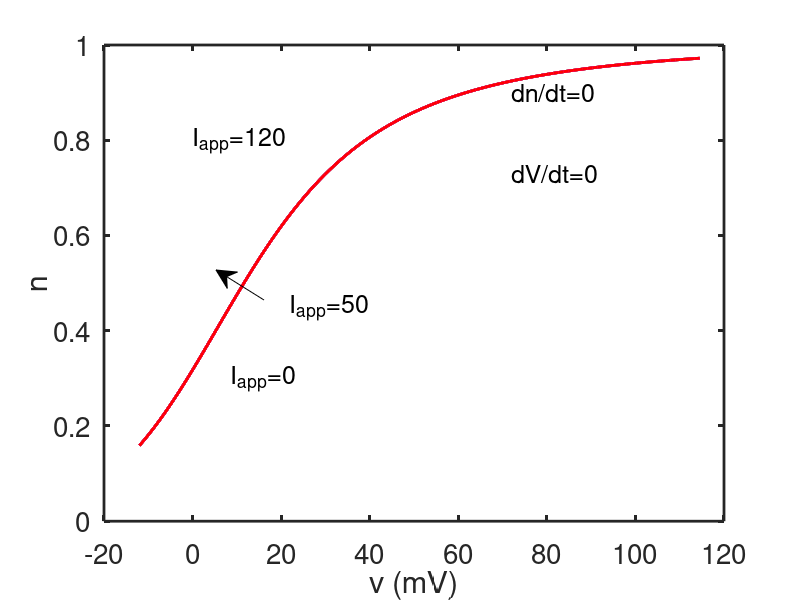

This chart was generated by the following MATLAB code:
% Here we plot the nullclines for the rHH equations for several values of
% Iapp
 
function rHH_solver
global gnabar gkbar gl Vna Vk Vl Iapp    BCL rn0 V

set(0,                           ...
   'defaultaxesfontsize', 20,   ...
   'defaultaxeslinewidth', 2, ...
   'defaultlinelinewidth', 2.0);
   
%parameters

gnabar = 120.;
gkbar = 36;
gl = 0.3;
Vna = 115;
Vk = -12;
Vl = 10.5988;

rn0 = 0.8;
%rn0 = 0.9;

% pick a value of Iapp 

Iplist=[0,50,120];
colorlist=['b','g','m'];
for j = 1:length(Iplist)
    Iapp = Iplist(j);
 
%  find the v nullcline by bisection
vlist = [Vk+.01:1.1001:Vna-0.03];% list of V values to use; avoid exactly Vk and exactly Vna
[n0 ninf]=get_nullclines(vlist);
 
 
formatSpecF = '%5.2f\n';
 
% the phase portrait

figure(1)
plot(vlist,n0, colorlist(j),vlist,ninf,'r', 'linewidth',2)  
xlabel('v (mV)')
ylabel('n')
hold on
end
figure(1)
text(72,0.9,'dn/dt=0','fontsize',18)
text(72,0.73,'dV/dt=0','fontsize',18)
text(8.5,0.3,'I_{app}=0','fontsize',18)
text(22,0.45,'I_{app}=50','fontsize',18)
text( 0,0.8,'I_{app}=120','fontsize',18)
annotation('textarrow',[.33,.27],[.5,.55])
hold off
%%%%%%%%%%%%%%%%%%%%%%%%%%%%%%%%%%%%%%
%the right hand side for ode simulation:
function s_prime=deRHS(t,s)
global gnabar gkbar gl Vna Vk Vl Iapp BCL rn0

V = s(1);
W = s(2);
% If there is a stimulus, add it
Istimut = (BCL>0)*Iapp/cosh(mod(t,BCL)-BCL/4) + (BCL==0)*Iapp;

n = W;
Gt= gate_de(V);
AM=Gt(1);
BM = Gt(2);
AN = Gt(3);
BN = Gt(4);
 
h = rn0 - n;
aminf = AM/(AM+BM);
 
Ina = gnabar*aminf.^3.*h.*(V-Vna) ;
Ik = gkbar*n.^4*(V-Vk);
Icl = gl*(V-Vl);
      
Fv = -Ina-Ik-Icl;
Fw=AN*(1.-n)-BN*n;

s_prime = [Fv+Istimut Fw]';
%%%%%%%%%%%%%%%%%%%%%%%%%%%%%%%%%%%%%%

function [n0,ninf]= get_nullclines(vlist)
global V   
% for each v find f(v,n) = 0 by bisection
 
 for j = 1:length(vlist)
    V=vlist(j);
 
 % guess a lower bound 
a = 0;

% guess an upper bound
b = 1;

%this is the answer - call the function bisect(a,b,@fval)

n0(j)= bisect(a,b,@feval);
 
Gt= gate_de(V);
AN = Gt(3);
BN = Gt(4);
ninf(j) = AN/(AN+BN);

    end
 
%%%%%%%%%%%%%%%%%%%%%%%%%%%%%%%%%%%%%%%
function fn = feval(n)
global V
% evaluate the function
 
s=[V,n];
 t=0;
fhh= deRHS(t,s);  % use the rhs of the de
fn=fhh(1);
 

%%%%%%%%%%%%%%%%%%%%%%%%%%%%%%%%%%%
function gate = gate_de(V)
 % calculate the gating functions for V                 
AM=.1*(25.-V)./(exp(2.5 -0.1*V)-1.);
BM=4.*exp(-V/18.);
AN=.01*(10.-V)./(exp(1.-0.1*V)-1.);
BN=.125*exp(-V/80.);

gate = [AM BM AN BN];

%%%%%%%%%%%%%%%%%%%%%%%%%%%%%%%%%%%%%%%
function root = bisect(a,b,feval)

ul = a;
fl = feval(ul);
uu = b;
fu = feval(uu);

% we make the assumption, without checking, that 
% fu*fl<0

% if not, the algoritm fails to find a root.

N = 20;  % number of iterates
% the main bisection algorithm
for j = 1:N
uc = (ul+uu)/2;
fc = feval(uc);
ftest = (fc.*fl>0);
ul = ftest.*uc+(1-ftest).*ul;
fl = ftest.*fc + (1-ftest).*fl;

uu = (1-ftest).*uc+ ftest.*uu;
fu = (1-ftest).*fc + ftest.*fu;
end
root = uc;

 
